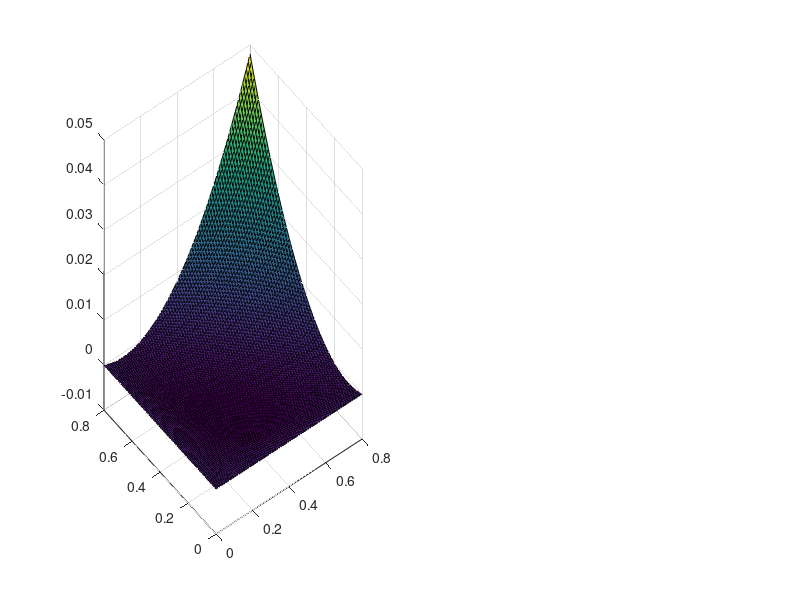

Here is the MATLAB script that generated this plot: (Note: this script raises an error after producing the figure.)
function GreiciausiasNusileidimas

f=@(x1, x2)(x1.^2.*x2+x1.*x2.^2-x1.*x2)/8;
gradf=@(m1, m2)[2*m1.*m2+m2.^2-m2, 2*m1.*m2+m1.^2-m1];
epsilon=10^(-6);

% X0=[0,0];      %X0
%X0=[1,1];      %X1
%X0=[0.5, 0.4]; %Xm

subplot(1,2,1);
[x1,x2] = meshgrid(0:0.01:0.8, 0:0.01:0.8);
y=f(x1,x2);
surf(x1, x2, y);
i=0;
k=1; %iteraciju skaitliukas
kmax=100; % maksimalus iteraciju skaitliukas

disp(['    x1        x2       f(x1,x2)   k         funkc. kviet. sk']);

gradnorma=Inf;
format short

while gradnorma>=epsilon
      grad=gradf(X0(1,1),X0(1,2));
      ats=AuksinisPjuvis(f,X0,grad);
      gamma=ats(1,1);
      i=i+ats(1,2)+1;
      X1=X0-gamma*grad;
      
      disp([X1(1,1), X1(1,2), f(X1(1,1), X1(1,2)), k, i]);
      subplot(1,2,2);
      plot(X1(1,1), X1(1,2) , 'o')
      grid on
      hold on
      if k==kmax
          disp(['Pasiektas maksimalus iteraciju skaicius k=', num2str(kmax)]);
          break
      end 
      k=k+1;
      gradnorma=norm(grad);
      X0=X1;
end
end